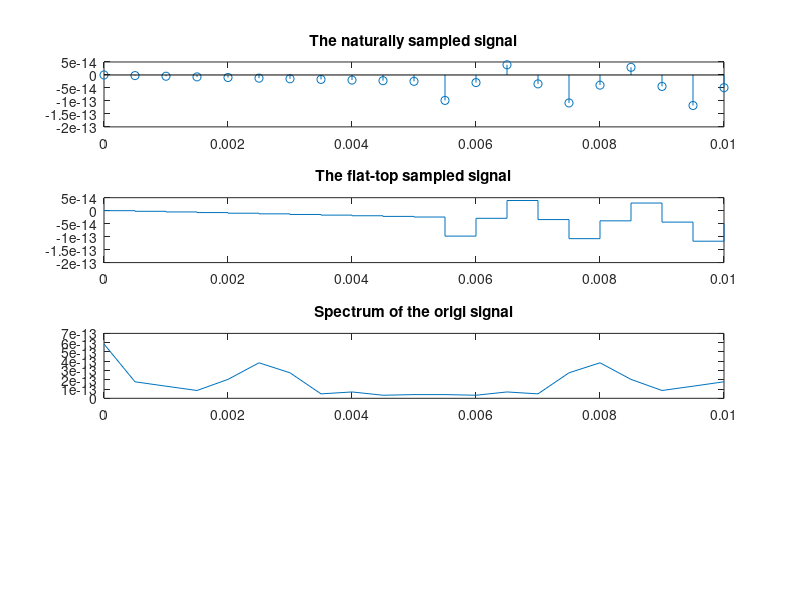

Recreate this plot in MATLAB.
%test

A=2;f1=2000;f2=8000;
T=1/gcd(f1,f2);
t=0:T:0.01; 
fs=1/T; %tan so lay mau 
xt=A*sin(2*pi*f1*t)+A*sin(2*pi*f2*t);

subplot(4,1,1);
stem(t,xt);
title('The naturally sampled signal');


subplot(4,1,2);
stairs(t,xt);
title('The flat-top sampled signal');


XF=fft(xt);
subplot(4,1,3)
plot(t,abs(XF));
title('Spectrum of the origi signal');


